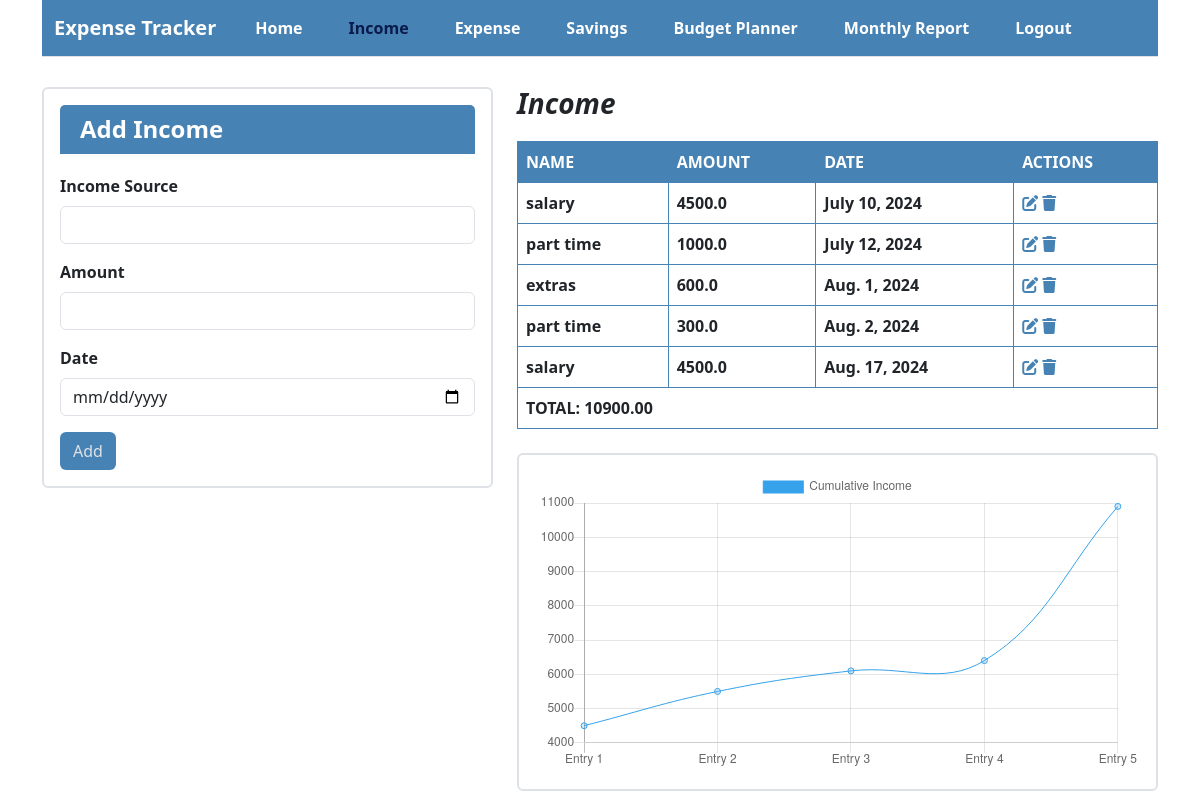
Screenshot of /income/ (signed in) with the database file from the repository.
### expense_tracker/models.py (models this page shows, shortened)
class Income(models.Model):
    income_source = models.CharField(max_length=200)
    amount = models.FloatField()
    date = models.DateField()

### expense_tracker/views.py (the view)
# urls.py: path('income/', views.income_view, name='income'),
@login_required
def income_view(request):
    if request.method == 'POST':
        income_form = IncomeForm(request.POST)
        if income_form.is_valid():
            income_form.save()
            return redirect('income')
    else:
        income_form = IncomeForm()
    incomes = Income.objects.all()
    return render(request, 'expense_tracker/income.html', {'income_form': income_form, 'incomes': incomes})

### expense_tracker/forms.py
class IncomeForm(ModelForm):
    class Meta:
        model = Income
        fields = {'income_source','amount','date'}

### expense_tracker/templates/expense_tracker/income.html (shortened to what this page needs)
<!DOCTYPE html>
<html lang="en">
<head>
    <link href="https://cdn.jsdelivr.net/npm/bootstrap@5.3.3/dist/css/bootstrap.min.css" rel="stylesheet">
    <link rel="stylesheet" href="https://cdnjs.cloudflare.com/ajax/libs/font-awesome/6.0.0-beta3/css/all.min.css">
</head>
<body>
    <div class="container">
        <div class="row">
            <div class="col-md-12">
                <nav class="navbar navbar-expand-lg navbar-custom border-bottom border-body">
                    <div class="container-fluid">
                        <a class="navbar-brand text-white" href="#"><b>Expense Tracker</b></a>
                        <div class="collapse navbar-collapse" id="navbarNav">
                            <ul class="navbar-nav me-auto mb-2 mb-lg-0">
                                <li class="nav-item">
                                    <a class="nav-link" href="{% url 'home' %}"><b>Home</b></a>
                                </li>
                                <li class="nav-item">
                                    <a class="nav-link active" aria-current="page" href="#"><b>Income</b></a>
                                </li>
                                <li class="nav-item">
                                    <a class="nav-link " href="{% url 'expense' %}"><b>Expense</b></a>
                                </li>
                                <li class="nav-item">
                                    <a class="nav-link" href="{% url 'savings' %}"><b>Savings</b></a>
                                </li>
                                <li class="nav-item">
                                    <a class="nav-link " href="{% url 'budget-list' %}"><b>Budget Planner</b></a>
                                </li>
                                <li class="nav-item">
                                    <a class="nav-link " href="{% url 'monthly-report' %}"><b>Monthly Report</b></a>
                                </li>
                                <li class="nav-item">
                                    <a class="nav-link" href="{% url 'logout' %}"><b>Logout</b></a>
                                </li>
                            </ul>
                        </div>
                    </div>
                </nav>
            </div>
        </div>
        <div class="row form-container">
            <div class="col-md-5">
                <div class="card">
                    <div class="card-body">
                        <h4 class="form-header"><b>Add Income</b></h4>
                        <form method="POST">
                            <div class="mb-3">
                                <label for="incomeSource" class="form-label"><b>Income Source</b></label>
                                <input type="text" class="form-control" id="incomeSource" name="income_source">
                            </div>
                            <div class="mb-3">
                                <label for="amount" class="form-label"><b>Amount</b></label>
                                <input type="number" class="form-control" id="amount" name="amount">
                            </div>
                            <div class="mb-3">
                                <label for="date" class="form-label"><b>Date</b></label>
                                <input type="date" class="form-control" id="date" name="date">
                            </div>
                            <button type="submit" class="btn">Add</button>
                        </form>
                    </div>
                </div>
            </div>
            <div class="col-md-7">
                <h3><b><i>Income</i></b></h3>
                <table>
                    <thead>
                        <tr>
                            <th>NAME</th>
                            <th>AMOUNT</th>
                            <th>DATE</th>
                            <th>ACTIONS</th>
                        </tr>
                    </thead>
                    <tbody>
                        {% for income in incomes %}
                        <tr>
                            <td><b>{{ income.income_source }}</b></td>
                            <td class="amount"><b>{{ income.amount }}</b></td>
                            <td><b>{{ income.date }}</b></td>
                            <td>
                                <a href="{% url 'income_edit' income.id %}" class="edit-icon"><i class="fas fa-edit"></i></a>
                                <a href="{% url 'income_delete' income.id %}" class="delete-icon"><i class="fas fa-trash"></i></a>
                            </td>
                        </tr>
                        {% endfor %}
                    </tbody>
                    <tfoot>
                        <tr>
                            <td colspan="4"><strong>TOTAL: <span id="totalIncome">0</span></strong></td>
                        </tr>
                    </tfoot>
                </table>
                <br>
                <div class="card">
                    <div class="card-body">
                        <canvas id="myChart"></canvas>
                    </div>
                </div>
            </div>
        </div>
    </div>
    <script type="text/javascript">
        function calculateTotal() {
            const amounts = document.querySelectorAll('.amount');
            let total = 0;
            amounts.forEach(amount => {
                total += parseFloat(amount.textContent) || 0;
            });
            document.getElementById('totalIncome').textContent = total.toFixed(2);
            return total;
        }
        window.onload = function() {
            const totalIncome = calculateTotal();
            const ctx = document.getElementById('myChart').getContext('2d');
            const dataPoints = [];
            const labels = [];
            let runningTotal = 0;
            document.querySelectorAll('.amount').forEach((amount, index) => {
                runningTotal += parseFloat(amount.textContent) || 0;
                dataPoints.push(runningTotal);
                labels.push(`Entry ${index + 1}`);
            });
            new Chart(ctx, {
                type: 'line',
                data: {
                    labels: labels,
                    datasets: [{
                        label: 'Cumulative Income',
                        data: dataPoints,
                        backgroundColor: 'rgba(54, 162, 235, 0.2)',
                        borderColor: 'rgba(54, 162, 235, 1)',
                        borderWidth: 1,
                        fill: false
                    }]
                }
            });
        };
    </script>
</body>
</html>

### expense_tracker/templates/expense_tracker/income.html (style rules this page uses)
.navbar-custom { background-color: steelblue; }
.navbar-custom .nav-link { color: #ffffff; }
.navbar-custom .nav-link:hover, .navbar-custom .nav-link.active { color: #0a1b4b; font-weight: bold; }
.navbar-nav { flex-direction: row; }
.nav-item { padding: 0 15px; }
.form-container { margin-top: 30px; }
.form-header { background-color: steelblue; color: #ffffff; padding: 10px 20px; border-radius: 5px 5px 0 0; margin-bottom: 20px; }
.btn { background-color: steelblue; color: #dee2e6; }
.card { border-width: 2px; border-color: #dee2e6; }
table { width: 100%; margin-top: 20px; border-collapse: collapse; }
th, td { border: 1px solid steelblue; padding: 8px; text-align: left; }
th { background-color: steelblue; color: white; }
#myChart { width: 200px; height: 200px; }
.edit-icon, .delete-icon { color: steelblue; cursor: pointer; transition: color 0.3s; }

### rows the page displays
Income: income_source "salary", amount "4500.0", date "July 10, 2024"
Income: income_source "part time", amount "1000.0", date "July 12, 2024"
Income: income_source "extras", amount "600.0", date "Aug. 1, 2024"
Income: income_source "part time", amount "300.0", date "Aug. 2, 2024"
Income: income_source "salary", amount "4500.0", date "Aug. 17, 2024"
